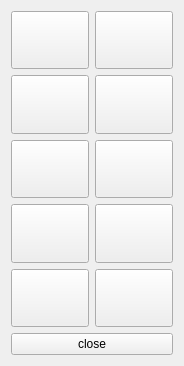
<?xml version="1.0" encoding="UTF-8"?>
<ui version="4.0">
 <class>store</class>
 <widget class="QWidget" name="store">
  <property name="geometry">
   <rect>
    <x>0</x>
    <y>0</y>
    <width>184</width>
    <height>366</height>
   </rect>
  </property>
  <property name="windowTitle">
   <string>store</string>
  </property>
  <layout class="QVBoxLayout" name="verticalLayout">
   <item>
    <layout class="QGridLayout" name="gridLayout">
     <item row="3" column="0">
      <widget class="QPushButton" name="pushButton_7">
       <property name="sizePolicy">
        <sizepolicy hsizetype="Minimum" vsizetype="Minimum">
         <horstretch>0</horstretch>
         <verstretch>0</verstretch>
        </sizepolicy>
       </property>
       <property name="text">
        <string/>
       </property>
      </widget>
     </item>
     <item row="3" column="1">
      <widget class="QPushButton" name="pushButton_8">
       <property name="sizePolicy">
        <sizepolicy hsizetype="Minimum" vsizetype="Minimum">
         <horstretch>0</horstretch>
         <verstretch>0</verstretch>
        </sizepolicy>
       </property>
       <property name="text">
        <string/>
       </property>
      </widget>
     </item>
     <item row="2" column="1">
      <widget class="QPushButton" name="pushButton_6">
       <property name="sizePolicy">
        <sizepolicy hsizetype="Minimum" vsizetype="Minimum">
         <horstretch>0</horstretch>
         <verstretch>0</verstretch>
        </sizepolicy>
       </property>
       <property name="text">
        <string/>
       </property>
      </widget>
     </item>
     <item row="0" column="0">
      <widget class="QPushButton" name="pushButton">
       <property name="sizePolicy">
        <sizepolicy hsizetype="Minimum" vsizetype="Minimum">
         <horstretch>0</horstretch>
         <verstretch>0</verstretch>
        </sizepolicy>
       </property>
       <property name="text">
        <string/>
       </property>
      </widget>
     </item>
     <item row="4" column="1">
      <widget class="QPushButton" name="pushButton_10">
       <property name="sizePolicy">
        <sizepolicy hsizetype="Minimum" vsizetype="Minimum">
         <horstretch>0</horstretch>
         <verstretch>0</verstretch>
        </sizepolicy>
       </property>
       <property name="text">
        <string/>
       </property>
      </widget>
     </item>
     <item row="1" column="1">
      <widget class="QPushButton" name="pushButton_4">
       <property name="sizePolicy">
        <sizepolicy hsizetype="Minimum" vsizetype="Minimum">
         <horstretch>0</horstretch>
         <verstretch>0</verstretch>
        </sizepolicy>
       </property>
       <property name="text">
        <string/>
       </property>
      </widget>
     </item>
     <item row="4" column="0">
      <widget class="QPushButton" name="pushButton_9">
       <property name="sizePolicy">
        <sizepolicy hsizetype="Minimum" vsizetype="Minimum">
         <horstretch>0</horstretch>
         <verstretch>0</verstretch>
        </sizepolicy>
       </property>
       <property name="text">
        <string/>
       </property>
      </widget>
     </item>
     <item row="0" column="1">
      <widget class="QPushButton" name="pushButton_2">
       <property name="sizePolicy">
        <sizepolicy hsizetype="Minimum" vsizetype="Minimum">
         <horstretch>0</horstretch>
         <verstretch>0</verstretch>
        </sizepolicy>
       </property>
       <property name="text">
        <string/>
       </property>
      </widget>
     </item>
     <item row="1" column="0">
      <widget class="QPushButton" name="pushButton_3">
       <property name="sizePolicy">
        <sizepolicy hsizetype="Minimum" vsizetype="Minimum">
         <horstretch>0</horstretch>
         <verstretch>0</verstretch>
        </sizepolicy>
       </property>
       <property name="text">
        <string/>
       </property>
      </widget>
     </item>
     <item row="2" column="0">
      <widget class="QPushButton" name="pushButton_5">
       <property name="sizePolicy">
        <sizepolicy hsizetype="Minimum" vsizetype="Minimum">
         <horstretch>0</horstretch>
         <verstretch>0</verstretch>
        </sizepolicy>
       </property>
       <property name="text">
        <string/>
       </property>
      </widget>
     </item>
    </layout>
   </item>
   <item>
    <widget class="QPushButton" name="pushButton_11">
     <property name="text">
      <string>close</string>
     </property>
    </widget>
   </item>
  </layout>
 </widget>
 <resources/>
 <connections/>
</ui>
